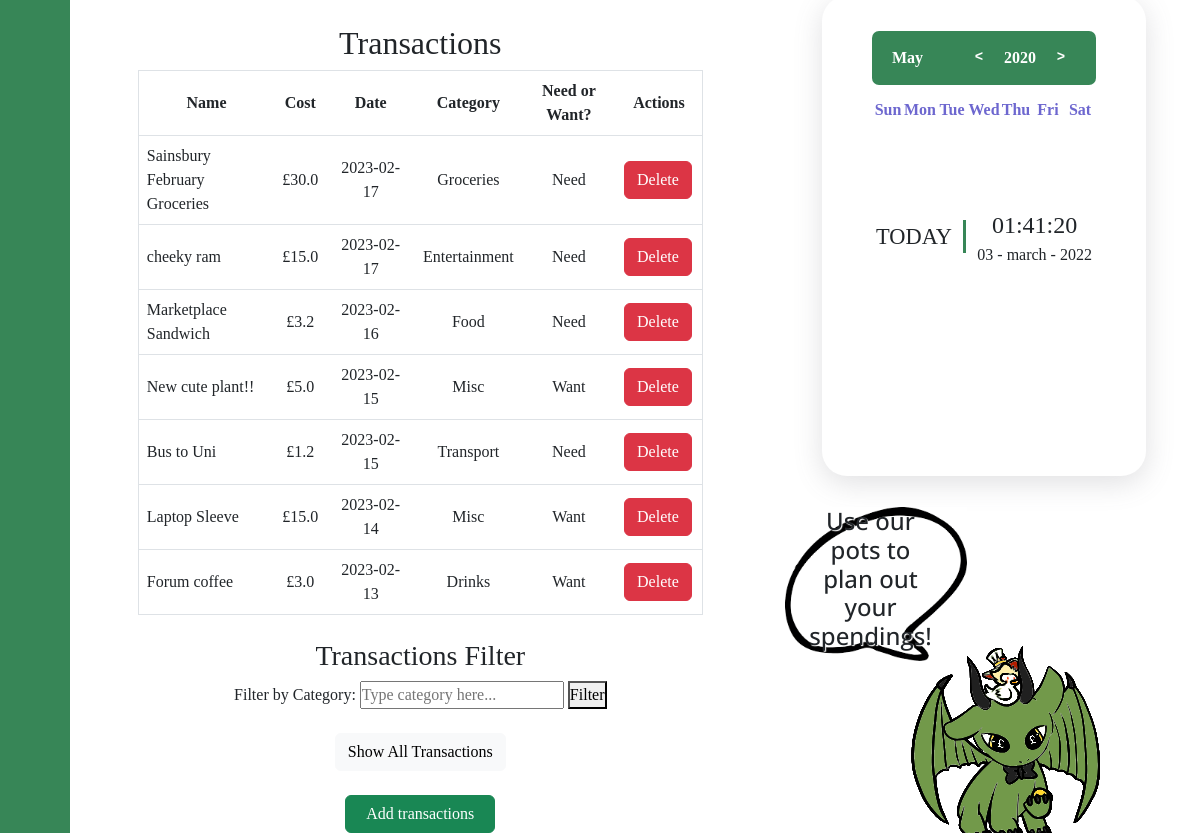
Page /profile on the earlier database version.
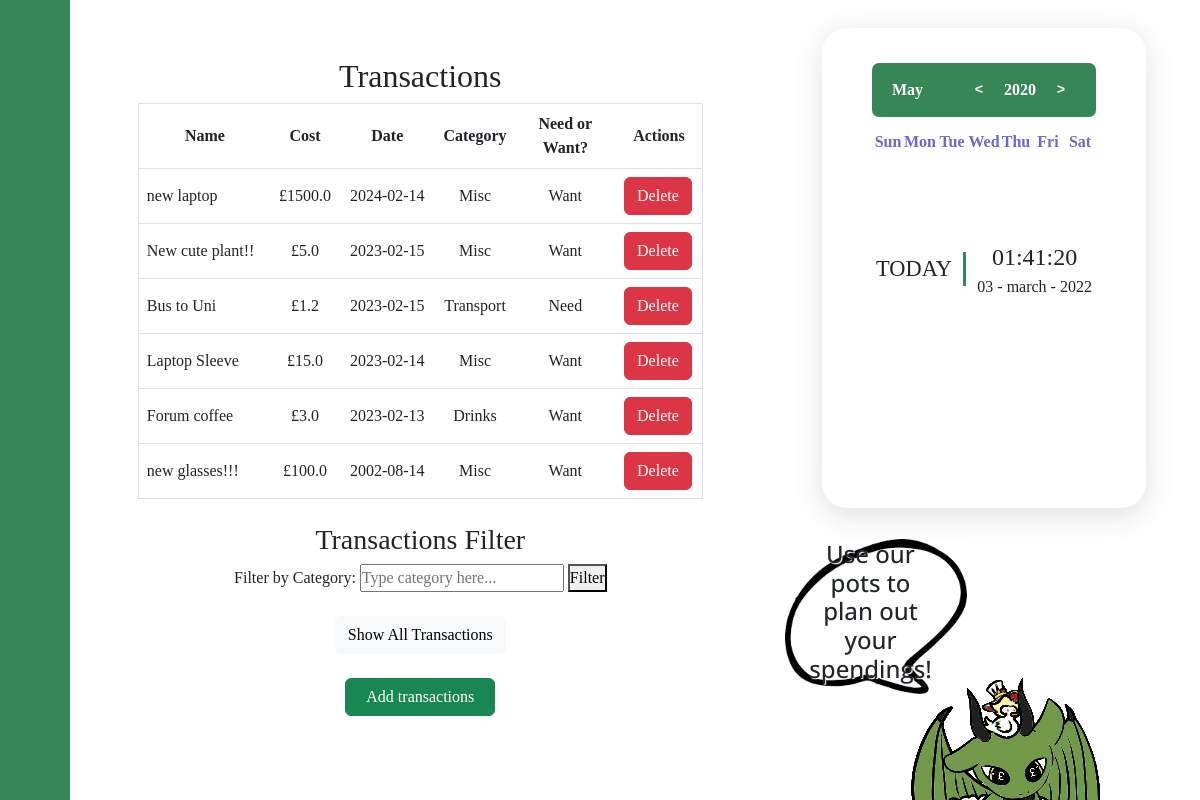
Same page on the later database version.
### tables this page shows
CREATE TABLE transactions (
    transaction_id INTEGER PRIMARY KEY AUTOINCREMENT,
    user_id INTEGER, 
    transaction_name TEXT NOT NULL,
    amount DOUBLE NOT NULL DEFAULT 0,
    transaction_date DATE NOT NULL,
    transaction_category TEXT NOT NULL,
    necessity_index BOOLEAN NOT NULL DEFAULT 0,
    CONSTRAINT fk_user
        FOREIGN KEY (user_id)
        REFERENCES users(user_id)
);

### app.py (the view)
@app.route("/profile")
def profile():
    conn = sqlite3.connect('database.db')
    cursor = conn.cursor()
    cursor.execute("SELECT transaction_id, transaction_name, amount, transaction_date, transaction_category, necessity_index FROM transactions ORDER BY transaction_date DESC")
    transactions = cursor.fetchall()
    print(transactions)
    conn.close()
    random_tip = random.choice(tips)
    return render_template('profile.html', tip=random_tip, transactions=transactions)

### templates/profile.html (shortened to what this page needs)
{% extends "base.html" %}
{% block head %}
  {{ super() }}
  <link rel="stylesheet" href="{{ url_for('static', filename='calender.css') }}">
{% endblock %}
{% block transactions %}
    <div class="transactions-container">
      <div class="row justify-content-center">
          <div>
              <h2>Transactions</h2>
              <table class ="transac_table table table-hover" border="1">
                  <thead>
                      <tr>
                          <th style="width:40%">Name</th>
                          <th>Cost</th>
                          <th style="width:30%">Date</th>
                          <th>Category</th>
                          <th style="width:40%">Need or Want?</th>
                          <th>Actions</th>
                      </tr>
                  </thead>
                      <tbody>
                          {% for transaction in transactions %}
                          <tr>
                              <td class="td_left">{{ transaction[1] }}</td>
                              <td>£{{ transaction[2] }}</td>
                              <td>{{ transaction[3] }}</td>
                              <td>{{ transaction[4] }}</td>
                              <td>{% if transaction[5] == 1 %}
                                  Need
                                  {% else %}
                                  Want
                                  {% endif %}</td>
                              <td style="padding-right:10px;">
                                  <form action="/delete" method="post">
                                      <button type="submit" class="btn btn-danger">Delete</button>
                                  </form>
                              </td>
                          </tr>
                          {% endfor %}
                      </tbody>
                  </table>
                  <br>
                  <h3>Transactions Filter</h3>
                  <form action="/filter" method="get">
                      <label for="category">Filter by Category:</label>
                      <input type="text" id="category" name="category" placeholder="Type category here...">
                      <button type="submit">Filter</button><br>
                      <br><a href="/profile" class="btn btn-light">Show All Transactions</a>
                      <br>
                      <br>
                  </form>
                  <button type="button" style="width:150px" class="btn btn-success add_t_button" data-toggle="modal" data-target="#exampleModal">
                    Add transactions
                  </button>
          </div>
      </div>
    </div>
{% endblock %}
{% block content %}
  <div class="calendar-container">
    <div class="calendar">
      <div class="calendar-header">
        <span class="month-picker" id="month-picker"> May </span>
        <div class="year-picker" id="year-picker">
          <span class="year-change" id="pre-year">
            <pre><</pre>
          </span>
          <span id="year">2020 </span>
          <span class="year-change" id="next-year">
            <pre>></pre>
          </span>
        </div>
      </div>
      <div class="calendar-body">
        <div class="calendar-week-days">
          <div>Sun</div>
          <div>Mon</div>
          <div>Tue</div>
          <div>Wed</div>
          <div>Thu</div>
          <div>Fri</div>
          <div>Sat</div>
        </div>
      </div>
      <div class="calendar-footer">
      </div>
      <div class="date-time-formate">
        <div class="day-text-formate">TODAY</div>
        <div class="date-time-value">
          <div class="time-formate">01:41:20</div>
          <div class="date-formate">03 - march - 2022</div>
        </div>
      </div>
    </div>
    <div class="tip-box">
      <div class="img_container">
        <img class="cover-image" src="{{ url_for('static', filename='speech_bubble.png') }}" alt="omg" />
        <h4 class="tip-text">{{tip}}</h4>
      </div>
      <img class = "dragon" src = "{{ url_for('static', filename='pennypincher.svg') }}" alt="My Happy SVG"/>
    </div>
  </div>
{% endblock %}

### templates/base.html (shortened to what this page needs)
<!DOCTYPE html>
<html lang="en">
<head>
    {% block head %}
    <link href="https://cdn.lineicons.com/4.0/lineicons.css" rel="stylesheet" />
    <link href="https://cdn.jsdelivr.net/npm/bootstrap@5.3.0-alpha3/dist/css/bootstrap.min.css" rel="stylesheet"
>
    <link rel="stylesheet" href="{{ url_for('static', filename='navbar.css') }}">
    {% endblock %}
</head>
<body>
    <div class="wrapper">
        <aside id="sidebar">
            <div class="d-flex">
                <button class="toggle-btn" type="button">
                </button>
            </div>
            <ul class="sidebar-nav">
                <li class="sidebar-item">
                    <a href="profile" class="sidebar-link">
                    </a>
                </li>
                <li class="sidebar-item">
                    <a href="pots" class="sidebar-link">
                    </a>
                </li>
                <li class="sidebar-item">
                    <a href="#" class="sidebar-link collapsed has-dropdown" data-bs-toggle="collapse"
                        data-bs-target="#auth" aria-expanded="false" aria-controls="auth">
                    </a>
                </li>
                <li class="sidebar-item">
                    <a href="settings" class="sidebar-link">
                    </a>
                </li>
            </ul>
            <div class="sidebar-footer">
                <a href="#" class="sidebar-link">
                </a>
            </div>
        </aside>
        <div class="main">
            <div class="text-center" id="transactions"> {% block transactions %}{% endblock %}</div>
            <div class="text-center" id="content"> {% block content %}{% endblock %}</div>
        </div>
    </div>
</body>
</html>

### static/navbar.css (style rules this page uses)
a { text-decoration: none; }
li { list-style: none; }
body { font-family: 'Poppins', sans-serif; }
.wrapper { display: flex; width: 100%; }
.main { min-height: 100vh; width: 100%; overflow: hidden; transition: all 0.35s ease-in-out; background-color: white; }
#sidebar { width: 70px; min-width: 70px; z-index: 1000; transition: all .25s ease-in-out; background-color: #378657; display: flex; flex-direction: column; }
.toggle-btn { background-color: transparent; cursor: pointer; border: 0; padding: 1rem 1.5rem; }
.sidebar-nav { padding: 2rem 0; flex: 1 1 auto; }
a.sidebar-link { padding: .625rem 1.625rem; color: #FFF; display: block; font-size: 0.9rem; white-space: nowrap; border-left: 3px solid transparent; }
.sidebar-item { position: relative; }

### static/calender.css (style rules this page uses)
* { padding: 0; margin: 0; font-family: consolas; box-sizing: border-box; }
body { display: flex; height: 100vh; width: 100%; align-items: center; place-items: center; background: white; overflow: hidden; }
.transactions-container { float:left; margin-top: 5%; margin-left: 6%; zoom: 100%; width:50%; }
.transac_table { margin: 0px auto; width:100%; align: center; }
td { padding-left:10px; margin-right:100px; }
tr { height:30px ; vertical-align:middle; }
th { margin-left:30px; margin-right:30px; }
.calendar-container { float: right; padding-top: 2.5%; }
.calendar { height: 30rem; width: max-content; background-color: white; border-radius: 25px; overflow: hidden; padding: 35px 50px 0px 50px; margin: 0 auto; }
.calendar { box-shadow: rgba(100, 100, 111, 0.2) 0px 7px 29px 0px; }
.calendar-header { background: #378657; display: flex; justify-content: space-between; border-radius: 7px; align-items: center; font-weight: 700; color: #ffffff; padding: 10px; }
.calendar-body { padding: 10px; }
.calendar-week-days { display: grid; grid-template-columns: repeat(7, 1fr); font-weight: 600; cursor: pointer; color: rgb(104, 104, 104); }
.calendar-week-days div { display: grid; place-items: center; color: #6D67CF; height: 50px; }
.month-picker { padding: 5px 10px; border-radius: 10px; cursor: pointer; }
.year-picker { display: flex; align-items: center; }
.year-change { height: 30px; width: 30px; border-radius: 50%; display: grid; place-items: center; margin: 0px 10px; cursor: pointer; }
pre { margin: 0px; }
.calendar-footer { padding: 10px; display: flex; justify-content: flex-end; align-items: center; }
.date-time-formate { height: 4rem; width: 100%; font-family: Dubai Light, Century Gothic; position: relative; display: flex; top: 50px; justify-content: center; align-items: center; }
.day-text-formate { font-family: Microsoft JhengHei UI; font-size: 1.4rem; padding-right: 5%; border-right: 3px solid #378657; }
.date-time-value { display: block; position: relative; text-align: center; padding-left: 5%; }
.time-formate { font-size: 1.5rem; }
.tip-box { padding-left: 10%; width: 36vw; padding-top: 3%; height: 30vh; justify-content: center; }
.dragon { width: 90%; height: 90%; }
.img_container { position: relative; right:15%; top:8%; width:55%; }
.img_container img { width: 100%; height: auto; padding-left: 15%; }
.tip-text { text-shadow: 1px 1px 1px white; position: absolute; top: 47%; left: 55%; font-family: 'Open Sans', 'Calibri', sans-serif; -webkit-transform: translate(-50%, -50%); transform: translate(-50%, -50%); }
.td_left { text-align:left; padding-left:4px; }

Differences in the rows shown:
removed transactions: necessity_index "Need"
removed transactions: necessity_index "Need"
removed transactions: necessity_index "Need"
added transactions: necessity_index "Want"
added transactions: necessity_index "Want"
